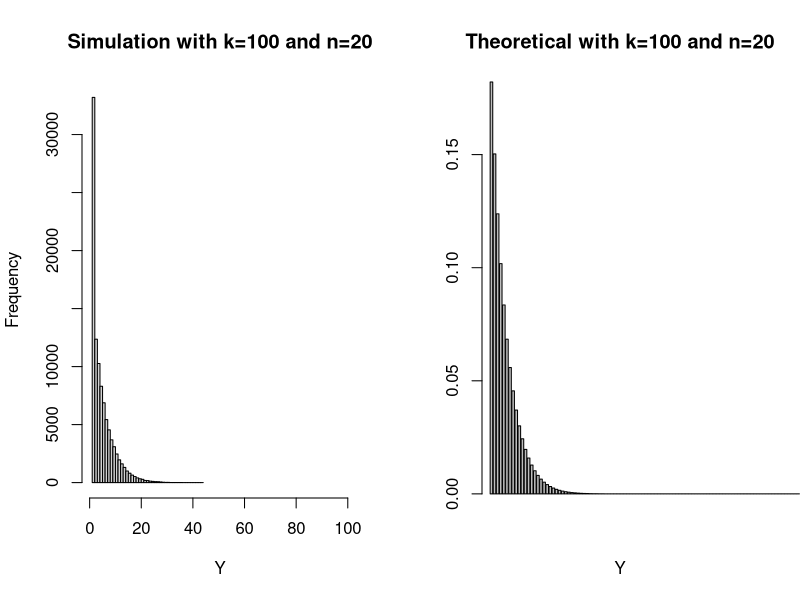
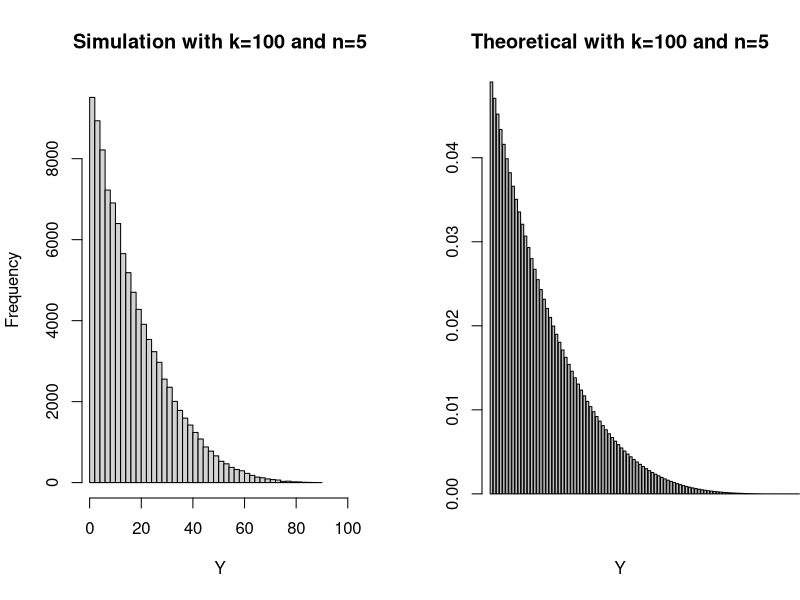
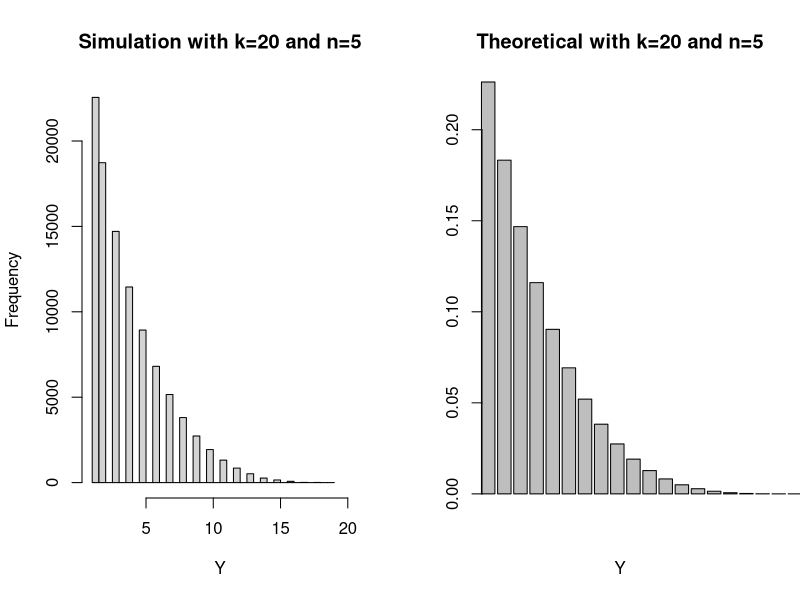
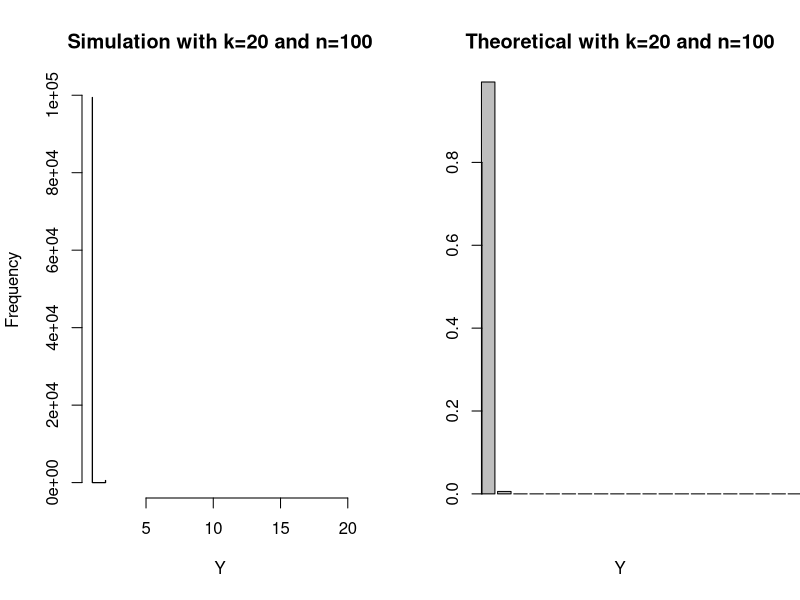

The R script that drew these images, in order:
## ---- chunk 1
knitr::opts_chunk$set(echo = TRUE, error = TRUE)
## ---- chunk 2
problem1sim <- function(k,n,trials=100000) {
  Y<-rep(0,trials)
  for (i in 1:trials) {
    x<-sample.int(k,size=n,replace=TRUE)
    Y[i]<-min(x)
  }
  return(Y)
}
## ---- chunk 3
# Run 1
par(mfrow=c(1,2))
k<-100
n<-20
hist(problem1sim(k,n),breaks=60,
     main=paste("Simulation with k=",k," and n=",n,sep=""),
     xlab="Y",xlim=c(1,k))
pY<-((k-1:k+1)^n-(k-1:k)^n)/k^n
barplot(pY,main=paste("Theoretical with k=",k," and n=",n,sep=""),
        xlab="Y",xlim=c(1,k))

# Run 2
par(mfrow=c(1,2))
k<-100
n<-5
hist(problem1sim(k,n),breaks=60,
     main=paste("Simulation with k=",k," and n=",n,sep=""),
     xlab="Y",xlim=c(1,k))
pY<-((k-1:k+1)^n-(k-1:k)^n)/k^n
barplot(pY,main=paste("Theoretical with k=",k," and n=",n,sep=""),
        xlab="Y",xlim=c(1,k))

# Run 3
par(mfrow=c(1,2))
k<-20
n<-5
hist(problem1sim(k,n),breaks=60,
     main=paste("Simulation with k=",k," and n=",n,sep=""),
     xlab="Y",xlim=c(1,k))
pY<-((k-1:k+1)^n-(k-1:k)^n)/k^n
barplot(pY,main=paste("Theoretical with k=",k," and n=",n,sep=""),
        xlab="Y",xlim=c(1,k))

# Run 4
par(mfrow=c(1,2))
k<-20
n<-100
hist(problem1sim(k,n),breaks=60,
     main=paste("Simulation with k=",k," and n=",n,sep=""),
     xlab="Y",xlim=c(1,k))
pY<-((k-1:k+1)^n-(k-1:k)^n)/k^n
barplot(pY,main=paste("Theoretical with k=",k," and n=",n,sep=""),
        xlab="Y",xlim=c(1,k))
## ---- chunk 4
# Calculating P(X>8) using geometric distribution
pgeom(8, 0.1, lower.tail=FALSE)
## ---- chunk 5
# Calculating P(X>8) using exponential distribution
pexp(8, 0.1, lower.tail=FALSE)
## ---- chunk 6
# Calculating P(X=0) for n=8 using binomial distribution
pbinom(0,8,0.1,lower.tail=TRUE)
## ---- chunk 7
# Calculating P(X=0) for 8 intervals using Poisson distribution
ppois(0,0.1,lower.tail=TRUE)^8
